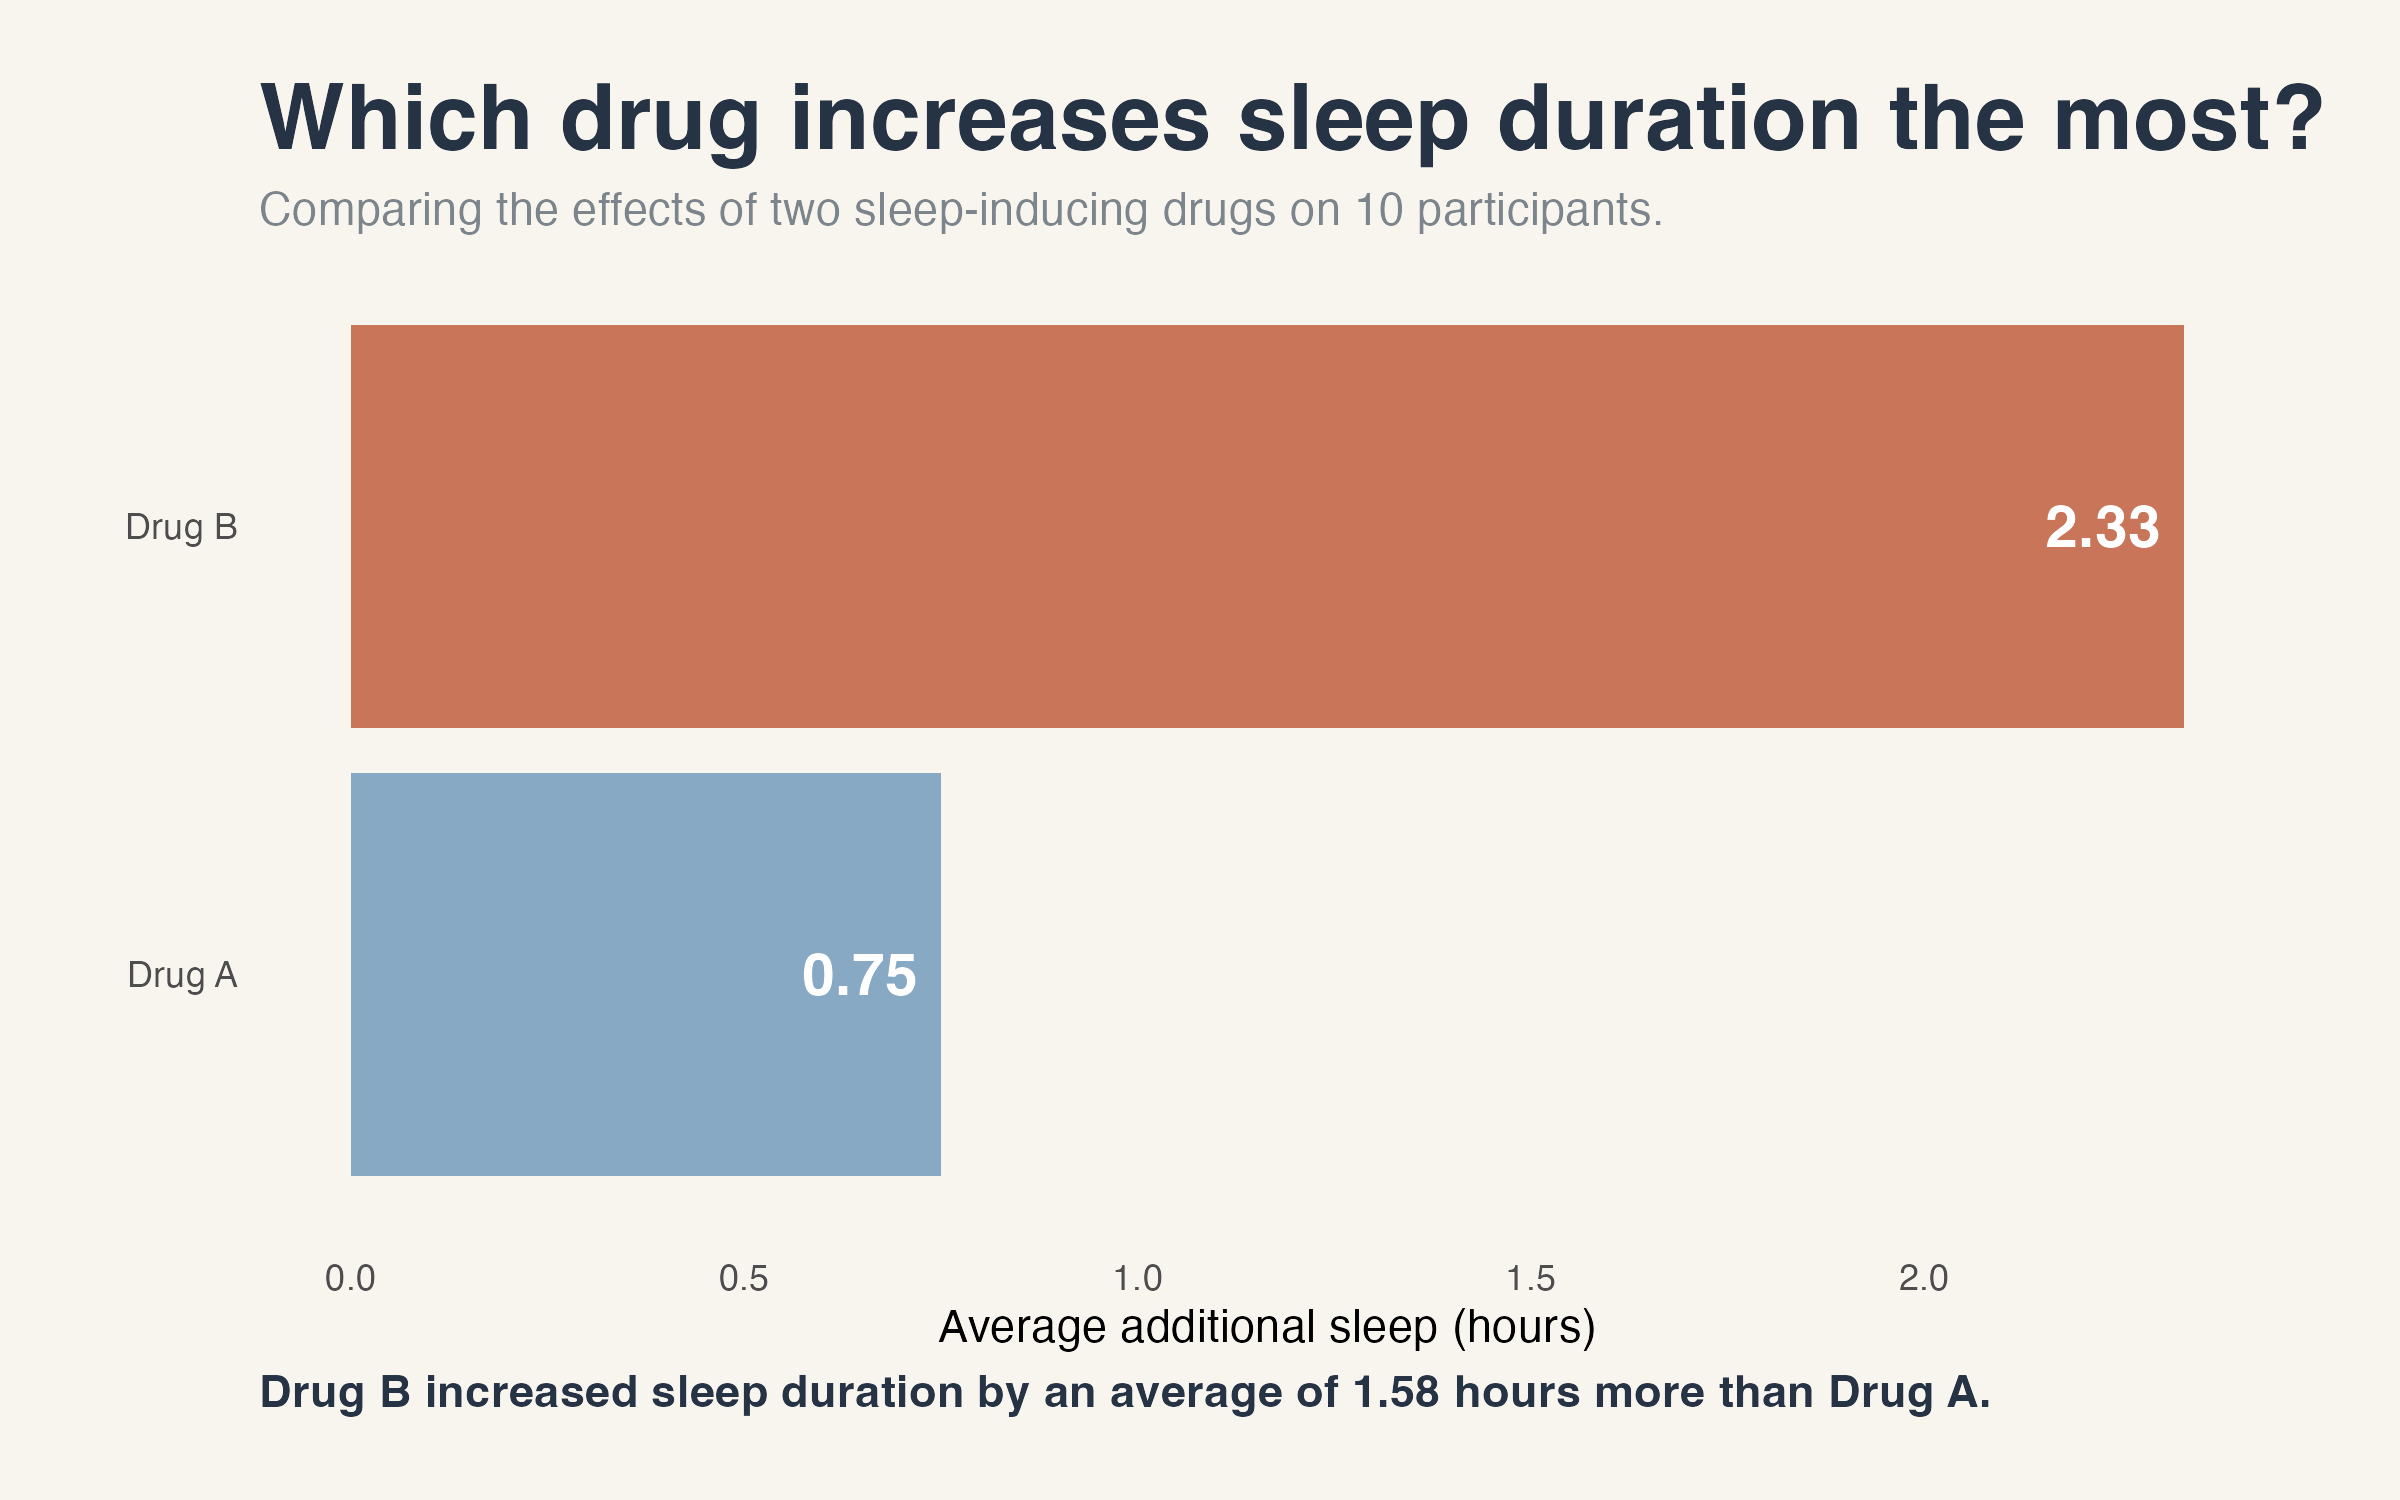

This figure's R source:
library(tidyverse)

sleep = datasets::sleep

Header = "Which drug increases sleep duration the most?"

subtitle = "Comparing the effects of two sleep-inducing drugs on 10 participants."

conlusion = "Drug B increased sleep duration by an average of 1.58 hours more than Drug A."

sleep_summary = sleep |> 
  group_by(group) |> 
  summarise(mean_extra = mean(extra))

ggplot(sleep_summary, aes(x=group, y=mean_extra, fill = group)) +
  geom_col() + 
  labs(
    title = Header,
    subtitle = subtitle,
    x = NULL,
    y = "Average additional sleep (hours)",
    caption = conlusion
  ) +
  coord_flip() +
  theme_minimal() +
  theme(
    plot.background = element_rect(
      fill = "#F8F5EF",
      colour = NA
    ),
    panel.background = element_rect(
      fill = "#F8F5EF",
      colour = NA
    ),
    plot.title = element_text(
      colour = "#263344",
      size = 22,
      face = "bold"
    ),
    plot.subtitle = element_text(
      colour = "#7D858C"
    ),
    plot.caption = element_text(
      size = 11,
      face = "bold",
      colour = "#263344",
      hjust = 0
    ),
    plot.margin = margin(20, 30, 20, 30),
    legend.position = "none",
    panel.grid = element_blank(),
    axis.title.y = element_blank(),
  ) +
  scale_x_discrete(labels = c("Drug A", "Drug B")) +
  geom_text(
    aes(label = round(mean_extra, 2)),
    hjust = 1.2,
    colour = "white",
    fontface = "bold",
    size = 5
  ) +
  scale_fill_manual(
    values = c(
      "1" = "#88A9C4",
      "2" = "#C87559"
    )
  )

ggsave("sleep-info.png", width = 8, height = 5, dpi = 300)
